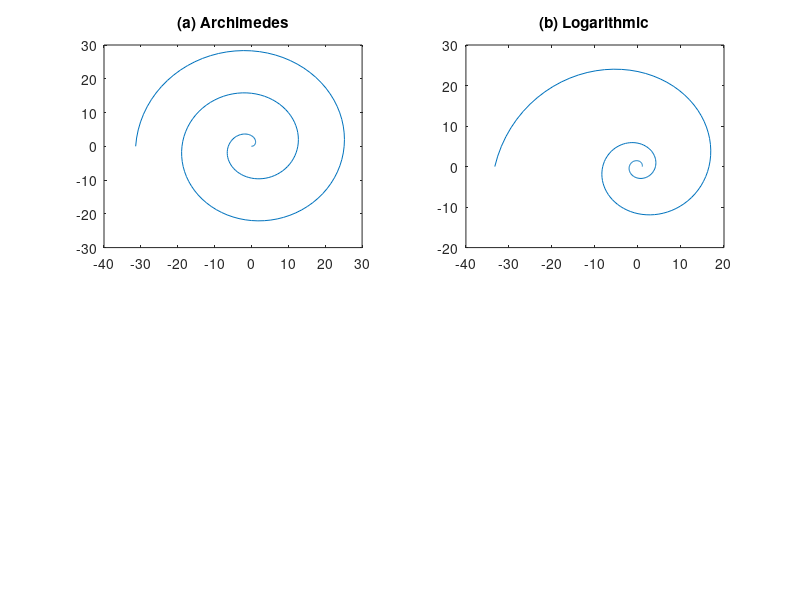

Source code (MATLAB):
a = 2;
q = 1.25;                                        
th = 0:pi/40:5*pi;                               
subplot(2,2,1)                                   
plot(a*th.*cos(th), a*th.*sin(th)), ...          
    title('(a) Archimedes')    % or use polar   
subplot(2,2,2)                                   
plot(a/2*q.^th.*cos(th), a/2*q.^th.*sin(th)), ...
    title('(b) Logarithmic')   % or use polar   
